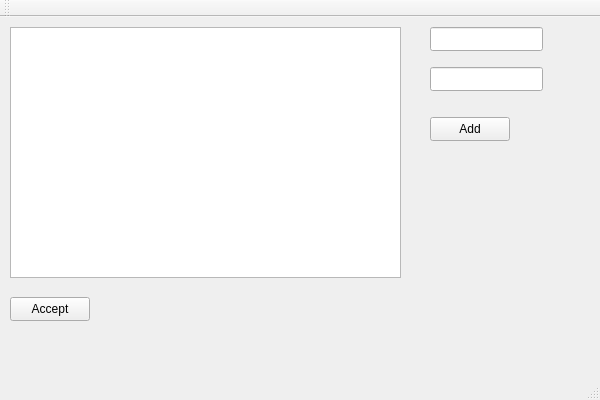
<?xml version="1.0" encoding="UTF-8"?>
<ui version="4.0">
 <class>screenwritingClass</class>
 <widget class="QMainWindow" name="screenwritingClass">
  <property name="geometry">
   <rect>
    <x>0</x>
    <y>0</y>
    <width>600</width>
    <height>400</height>
   </rect>
  </property>
  <property name="windowTitle">
   <string>screenwriting</string>
  </property>
  <widget class="QWidget" name="centralWidget">
   <widget class="QTableView" name="tableView">
    <property name="geometry">
     <rect>
      <x>10</x>
      <y>10</y>
      <width>391</width>
      <height>251</height>
     </rect>
    </property>
   </widget>
   <widget class="QPushButton" name="acceptPushButton">
    <property name="geometry">
     <rect>
      <x>10</x>
      <y>280</y>
      <width>80</width>
      <height>24</height>
     </rect>
    </property>
    <property name="text">
     <string>Accept</string>
    </property>
   </widget>
   <widget class="QLineEdit" name="descLineEdit">
    <property name="geometry">
     <rect>
      <x>430</x>
      <y>10</y>
      <width>113</width>
      <height>24</height>
     </rect>
    </property>
   </widget>
   <widget class="QLineEdit" name="actLineEdit">
    <property name="geometry">
     <rect>
      <x>430</x>
      <y>50</y>
      <width>113</width>
      <height>24</height>
     </rect>
    </property>
   </widget>
   <widget class="QPushButton" name="addPushButton">
    <property name="geometry">
     <rect>
      <x>430</x>
      <y>100</y>
      <width>80</width>
      <height>24</height>
     </rect>
    </property>
    <property name="text">
     <string>Add</string>
    </property>
   </widget>
  </widget>
  <widget class="QMenuBar" name="menuBar">
   <property name="geometry">
    <rect>
     <x>0</x>
     <y>0</y>
     <width>600</width>
     <height>21</height>
    </rect>
   </property>
  </widget>
  <widget class="QToolBar" name="mainToolBar">
   <attribute name="toolBarArea">
    <enum>TopToolBarArea</enum>
   </attribute>
   <attribute name="toolBarBreak">
    <bool>false</bool>
   </attribute>
  </widget>
  <widget class="QStatusBar" name="statusBar"/>
 </widget>
 <layoutdefault spacing="6" margin="11"/>
 <resources>
  <include location="screenwriting.qrc"/>
 </resources>
 <connections/>
</ui>
